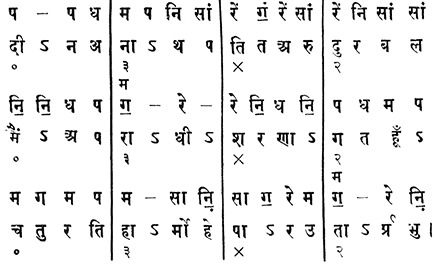
#> input picture images/vasant_cont.jpeg, 440 x 265 px
$ python symbol_segmentation.py
#> lines starting #> are read from the running program, lines starting #| are printed output that depends on the picture; after the words box and inside, x2 and y2 are one past the last pixel; in counts of white or black regions, pixels touching at a corner belong together
### models/Rectangle.py
class Rectangle:

    def __init__(self,top_left,bottom_right):
        self.rowst = top_left[0]
        self.colst = top_left[1]
        self.rowen = bottom_right[0]
        self.colen = bottom_right[1]
        self.top_left = self.colst,self.rowst
        self.bottom_right = self.colen,self.rowen


    def __str__(self):
        return str(self.rowst)+' '+str(self.rowen)+' '+str(self.colst)+' '+str(self.colen)

### meta.py
import os
import numpy as np
import cv2

# kernel for sobel x
kernelx_sob = np.array([
    [-1,  0, 1],
    [-2, 0, 2],
    [-1, 0, 1]
])
# kernel for sobel y
kernely_sob = np.array([
    [-1, -2, -1],
    [ 0,  0,  0],
    [ 1,  2,  1]
])
# kernel for prewitt x
kernelx_prw = np.array([
    [-1,  0, 1],
    [-1, 0, 1],
    [-1, 0, 1]
])
# kernel for prewitt y
kernely_prw = np.array([
    [-1, -1, -1],
    [ 0,  0,  0],
    [ 1,  1,  1]
])


def getRootDir():
    return os.path.dirname(os.path.abspath(__file__))


# [4 lines left out: function displayImage, not called in this run]


def saveImage(image, name, path = "/images/saved_images/"):
    cv2.imwrite(getRootDir() + path + name, image)


def binary_threshold(image,thresval):
    return cv2.threshold(image, thresval, 255, cv2.THRESH_BINARY)[1]


def binary_inverse_threshold(image,thresval):
    return cv2.threshold(image, thresval, 255, cv2.THRESH_BINARY_INV)[1]


def otsu_threshold(image):
    ret, th = cv2.threshold(image, 0, 255, cv2.THRESH_BINARY + cv2.THRESH_OTSU)
    return th


def gauss_otsu_threshold(image):
    image = cv2.GaussianBlur(image, (5, 5), 0)
    return otsu_threshold(image)


def adapt_mean_threshold(image,blockSize=5,C=2):
    return cv2.adaptiveThreshold(image, 255, cv2.ADAPTIVE_THRESH_MEAN_C,cv2.THRESH_BINARY, blockSize, C)


def adapt_gauss_threshold(image,blockSize=5,C=2):
    return cv2.adaptiveThreshold(image, 255, cv2.ADAPTIVE_THRESH_GAUSSIAN_C,cv2.THRESH_BINARY, blockSize, C)

### src/symbol_segmentation.py
import cv2
import numpy as np
import models.Rectangle as Rectangle
import meta

'''
Identify individual characters from given lines
Input - Image and cordinates of lines
Output - binary image and cordinates of characters
'''
def segmentImage(image,rectList):
    gray_image = cv2.cvtColor(image,cv2.COLOR_BGR2GRAY)
    binary_image = cv2.threshold(gray_image,200,255,cv2.THRESH_BINARY)[1]
    rows, cols = binary_image.shape
    eroded_image = cv2.erode(binary_image,np.ones((3, 3), np.uint8), iterations=1)
    output = []
    count=0
#    meta.displayImage(eroded_image,"erode")
    for rect in rectList:
        start_point = rect.top_left
        end_point = rect.bottom_right
        (x1,y1) = start_point
        (x2,y2) = end_point
        vertical_histogram = np.zeros(y2+1)
        for i in range(x1,x2+1):
            for j in range(y1,y2+1):
                if(eroded_image[i][j] == 0):
                    count += 1
                    vertical_histogram[j] = vertical_histogram[j]+1
#        calculates vertical_histogram
        i=y1
        while(i<=y2):
            while(i<=y2 and vertical_histogram[i]==0):
                i=i+1
            start = i
            while(i<=y2 and vertical_histogram[i]>0):
                i=i+1
            end=i
            if(end-start >= 7):
#                Identified a symbol
                output.append(Rectangle.Rectangle((start,x1),(end,x2)))
                cv2.rectangle(binary_image,(start,x1),(end,x2),0,1)
#    meta.displayImage(binary_image,'binary')
    return output


if __name__ == "__main__":
    color_image = cv2.imread(meta.getRootDir() + '/images/vasant_cont.jpeg',cv2.IMREAD_COLOR)
#> color_image is the input picture: shape (265, 440, 3); min 0, max 255, mean 236.1
    input_lines = [((0,0),(439,30)),((0,90),(439,120)),((0,213),(439,243))]
    rectList = []
    for tuple in input_lines:
        rectList.append(Rectangle.Rectangle(tuple[0],tuple[1]))
    o,binary_image = segmentImage(color_image,rectList)
#> in segmentImage, `binary_image = cv2.threshold(gray_image,200,255,cv2.THRESH_BINARY)[1]`:
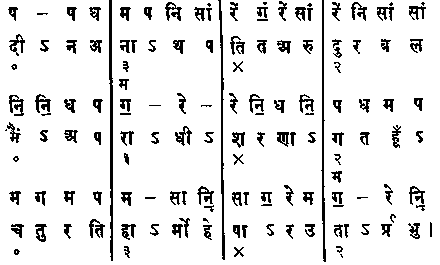
#> binary_image: shape (265, 440); 90.4% white; black in thin lines or dots
#> in segmentImage, `eroded_image = cv2.erode(binary_image,np.ones((3, 3), np.uint8), itera..`:
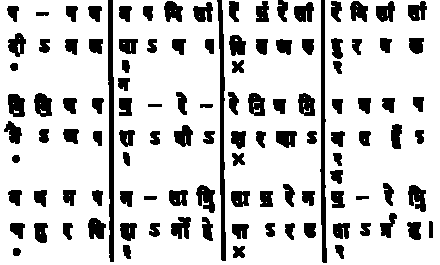
#> eroded_image: shape (265, 440); 80.9% white; 114 black regions, largest, box (x1, y1, x2, y2) and area: (108, 0, 114, 262) 1298, (217, 0, 226, 261) 1141, (320, 0, 327, 263) 1103
#> after the loop in segmentImage, `for rect in rectList:`:
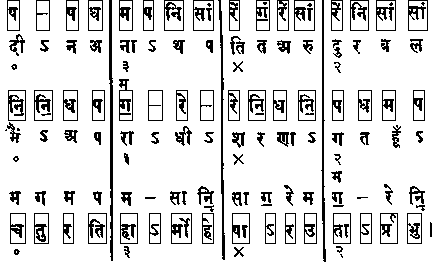
#> binary_image: shape (265, 440); 86.7% white; black in thin lines or dots
#> after the loop in segmentImage, `for rect in rectList:`: count = 10320; output = 48 items
#> (the run stopped early here; a loop or call above may not have finished)

$ run again, with images/bhairav.jpeg copied over images/vasant_cont.jpeg
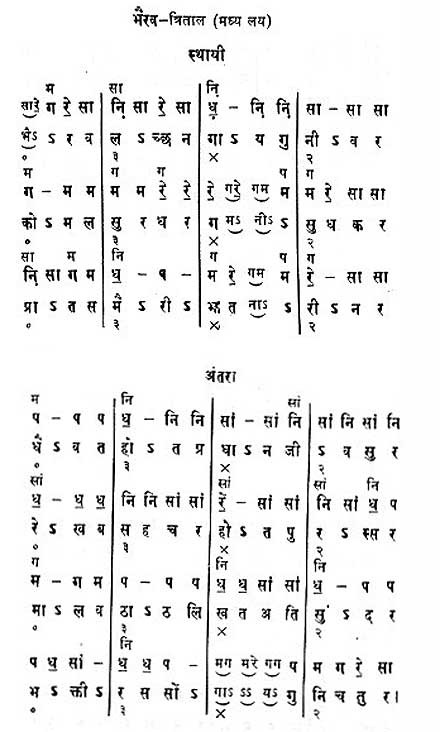
#> input picture images/bhairav.jpeg, 440 x 732 px
#> color_image is the input picture: shape (732, 440, 3); min 0, max 255, mean 237.8
#> in segmentImage, `binary_image = cv2.threshold(gray_image,200,255,cv2.THRESH_BINARY)[1]`:
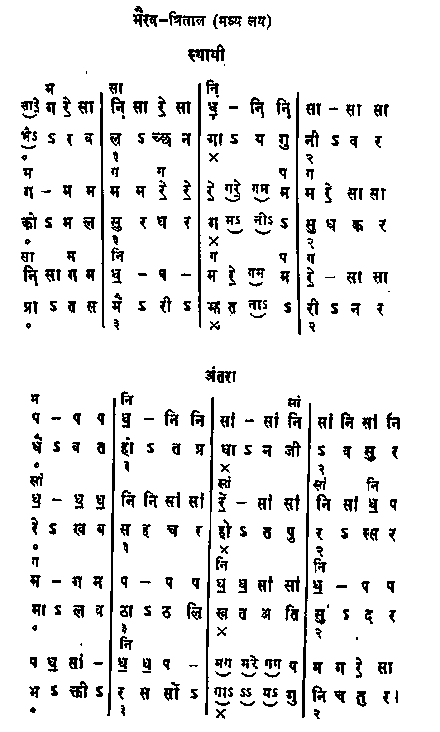
#> binary_image: shape (732, 440); 91.6% white; black in thin lines or dots, all inside (x1, y1, x2, y2) = (21, 6, 400, 719)
#> eroded_image: shape (732, 440); 83.7% white; 302 black regions (4 under 20 px), largest, box (x1, y1, x2, y2) and area: (106, 397, 117, 717) 1447, (301, 402, 312, 719) 1446, (204, 396, 215, 716) 1421
#> after the loop in segmentImage, `for rect in rectList:`:
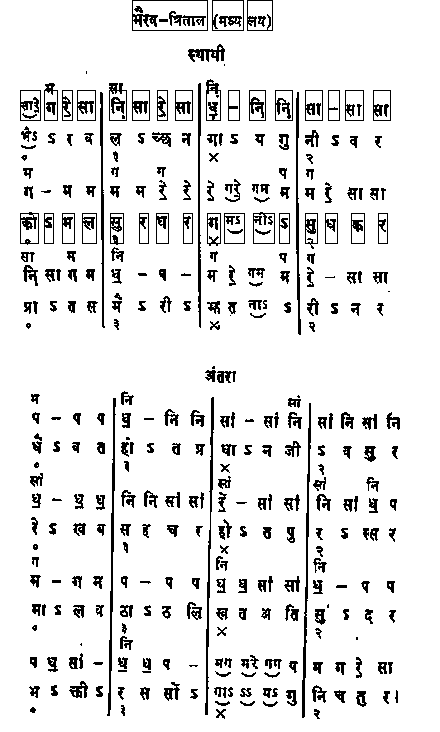
#> binary_image: shape (732, 440); 90.6% white; black in thin lines or dots, all inside (x1, y1, x2, y2) = (20, 0, 400, 719)
#> after the loop in segmentImage, `for rect in rectList:`: count = 8737; output = 35 items

$ run again, with images/chandrakant.jpeg copied over images/vasant_cont.jpeg
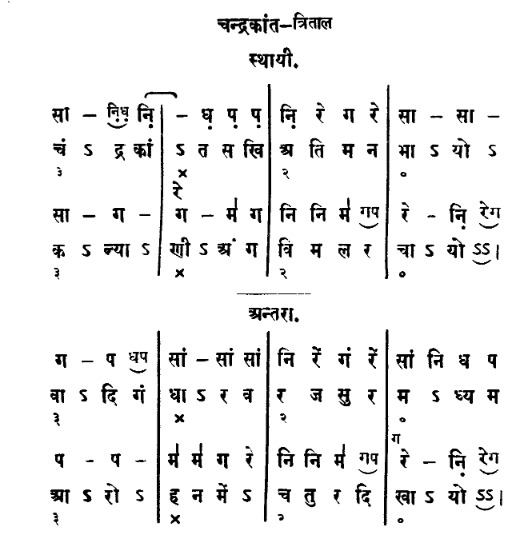
#> input picture images/chandrakant.jpeg, 519 x 536 px
#> color_image is the input picture: shape (536, 519, 3); min 0, max 255, mean 238.3
#> in segmentImage, `binary_image = cv2.threshold(gray_image,200,255,cv2.THRESH_BINARY)[1]`:
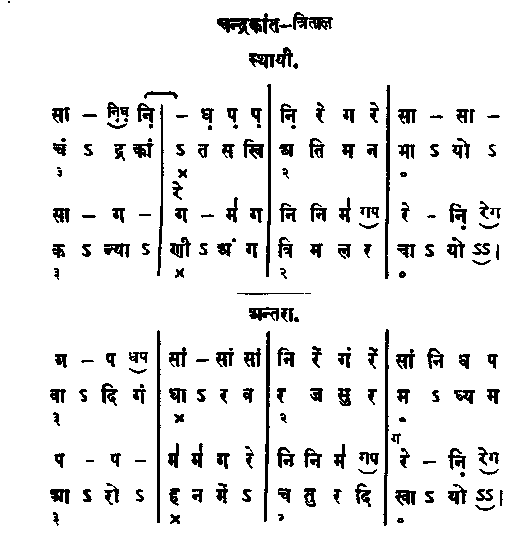
#> binary_image: shape (536, 519); 91.9% white; 197 black regions (18 under 20 px), largest, box (x1, y1, x2, y2) and area: (217, 13, 280, 35) 689, (264, 331, 270, 522) 658, (385, 85, 390, 279) 655
#> eroded_image: shape (536, 519); 85.7% white; 168 black regions (1 under 20 px), largest, box (x1, y1, x2, y2) and area: (216, 11, 334, 36) 1701, (384, 84, 391, 280) 1079, (263, 330, 271, 523) 1069
#> after the loop in segmentImage, `for rect in rectList:`:
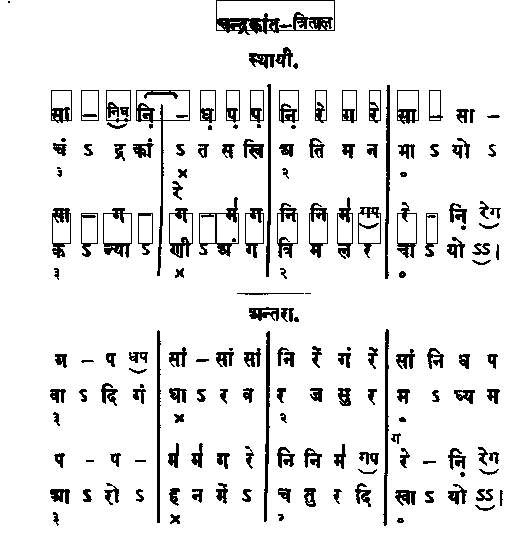
#> binary_image: shape (536, 519); 90.9% white; 176 black regions (16 under 20 px), largest, box (x1, y1, x2, y2) and area: (216, 0, 335, 35) 1335, (136, 90, 190, 276) 888, (264, 331, 270, 522) 658
#> after the loop in segmentImage, `for rect in rectList:`: count = 7228; output = 28 items

$ run again, with images/hans.jpeg copied over images/vasant_cont.jpeg
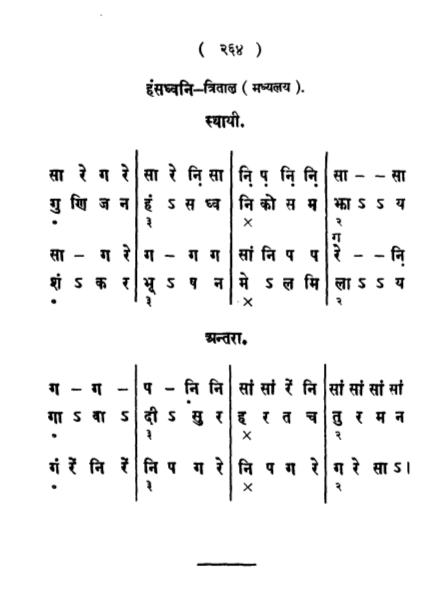
#> input picture images/hans.jpeg, 444 x 610 px
#> color_image is the input picture: shape (610, 444, 3); min 0, max 255, mean 243.5
#> in segmentImage, `binary_image = cv2.threshold(gray_image,200,255,cv2.THRESH_BINARY)[1]`:
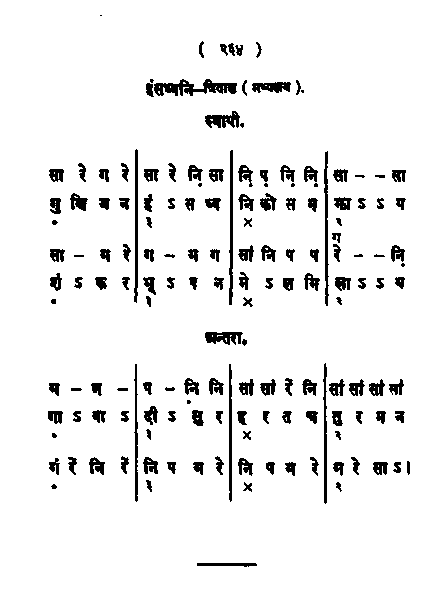
#> binary_image: shape (610, 444); 93.7% white; 160 black regions (10 under 20 px), largest, box (x1, y1, x2, y2) and area: (154, 79, 237, 96) 744, (229, 150, 233, 305) 476, (324, 151, 329, 306) 460
#> eroded_image: shape (610, 444); 89.3% white; 146 black regions (1 under 20 px), largest, box (x1, y1, x2, y2) and area: (145, 78, 238, 98) 1245, (322, 362, 346, 505) 944, (228, 149, 234, 306) 807
#> after the loop in segmentImage, `for rect in rectList:`:
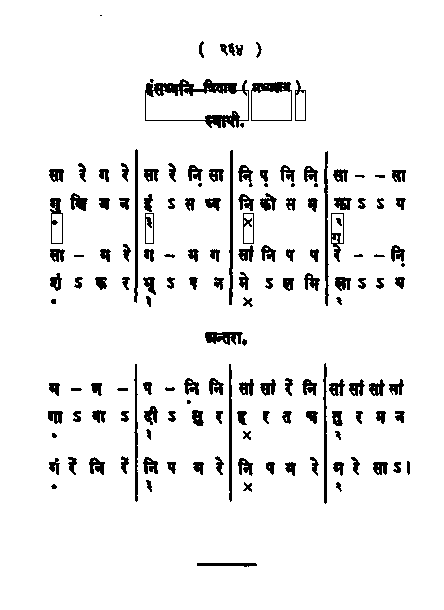
#> binary_image: shape (610, 444); 93.4% white; 154 black regions (9 under 20 px), largest, box (x1, y1, x2, y2) and area: (145, 79, 249, 128) 1379, (229, 150, 233, 305) 476, (324, 151, 329, 306) 460
#> after the loop in segmentImage, `for rect in rectList:`: count = 1845; output = 7 items
